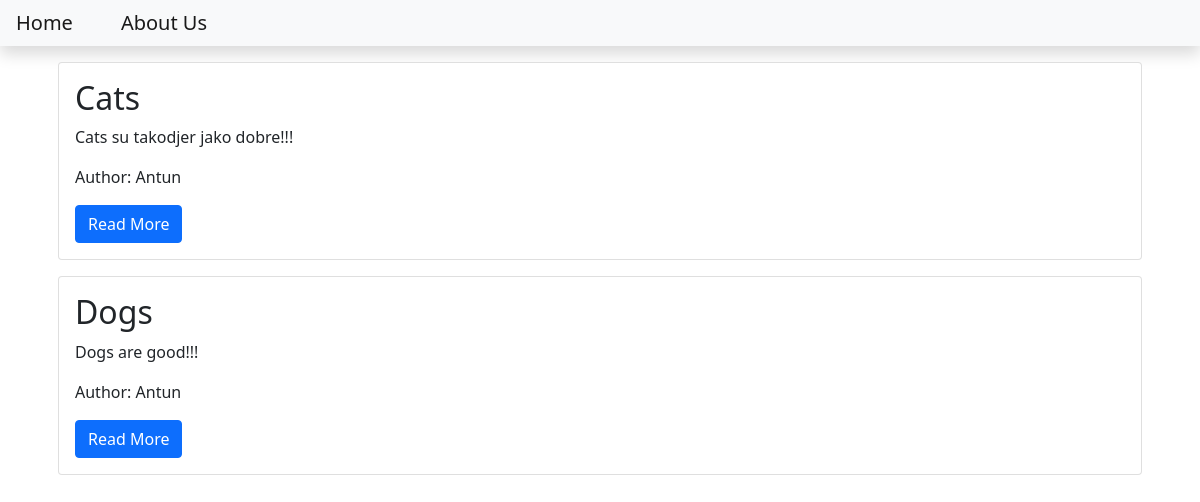
Before: / with the older database file.
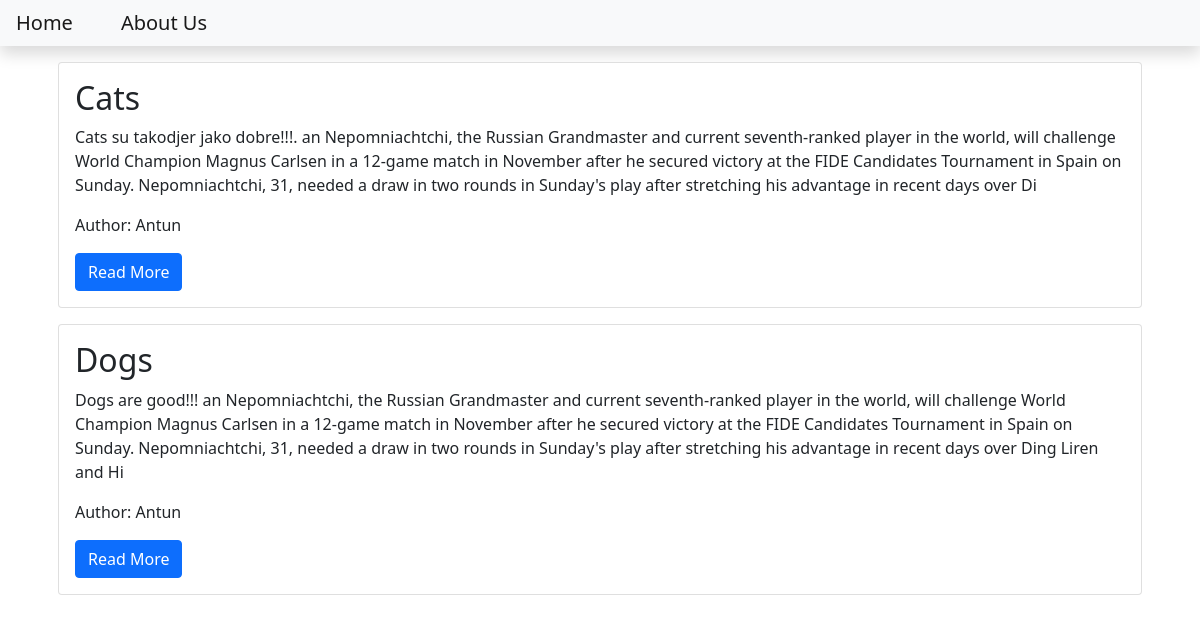
After: the same page with the newer database file.
### blog/models.py (models this page shows, shortened)
class Post(models.Model):
    title = models.CharField(max_length=200)
    content = models.TextField()
    date_created = models.DateTimeField(auto_now_add=True)
    slug = models.SlugField(max_length=200, unique=True)
    author = models.ForeignKey(to=User, on_delete=models.CASCADE)
    status = models.IntegerField(choices=STATUS, default=0)

### blog/views.py (the view)
# urls.py: path('', views.PostList.as_view(), name='home')
class PostList(generic.ListView):
    queryset= Post.objects.filter(status=1).order_by('-date_created')
    template_name= 'index.html'

### templates/index.html
{%  extends 'base.html' %}
{%  block content %}
        <div class="container">
        {% for post in post_list %}
            <div class="card m-3">
                <div class="card-body">
                    <h2 class="card-title">
                        {{post.title}}
                    </h2>
                    <p class="card-text">
                        {{post.content | slice:"400"}}
                    </p>
                    <p class="card-text">
                        Author: {{post.author | title}}
                    </p>
                    <a class="btn btn-primary" href="{% url 'blog_view' post.slug %}">Read More</a>
                </div>
            </div>
        {% endfor %}
        </div>
{%  endblock content %}

### templates/base.html (shortened to what this page needs)
<!DOCTYPE html>
<html lang="en">
    <head>
        <link href="https://cdn.jsdelivr.net/npm/bootstrap@5.1.3/dist/css/bootstrap.min.css" rel="stylesheet">
    </head>
    <body>
        <nav class="navbar navbar-expand-lg navbar-light bg-light shadow mb-3" id="mainNav">
            <div class="collapse navbar-collapse" id="navbarResponsive">
                <ul class="navbar-nav ml-auto">
                    <li class="nav-item">
                        <a class="navbar-brand p-3" href="{% url 'home' %}">Home</a>
                    </li>
                    <li class="nav-item">
                        <a class="navbar-brand p-3" href="{% url 'about_view' %}">About Us</a>
                    </li>
                </ul>
            </div>
        </nav>
{%  block content %}
{%  endblock content %}
</body>
</html>

Changed rows visible on the page:
changed Post "Cats": content "Cats su takodjer jako dobre!!!" → "Cats su takodjer jako dobre!!!. an Nepomniachtchi, the Russian Grandmaster and current seventh-ranked player in the world, will challenge World Champion Magnus Carlsen in a 12-game match in November after he secured victory at the FIDE Candidates Tournament in Spain on Sunday. Nepomniachtchi, 31, needed a draw in two rounds in Sunday's play after stretching his advantage in recent days over Di"
changed Post "Dogs": content "Dogs are good!!!" → "Dogs are good!!! an Nepomniachtchi, the Russian Grandmaster and current seventh-ranked player in the world, will challenge World Champion Magnus Carlsen in a 12-game match in November after he secured victory at the FIDE Candidates Tournament in Spain on Sunday. Nepomniachtchi, 31, needed a draw in two rounds in Sunday's play after stretching his advantage in recent days over Ding Liren and Hi"
